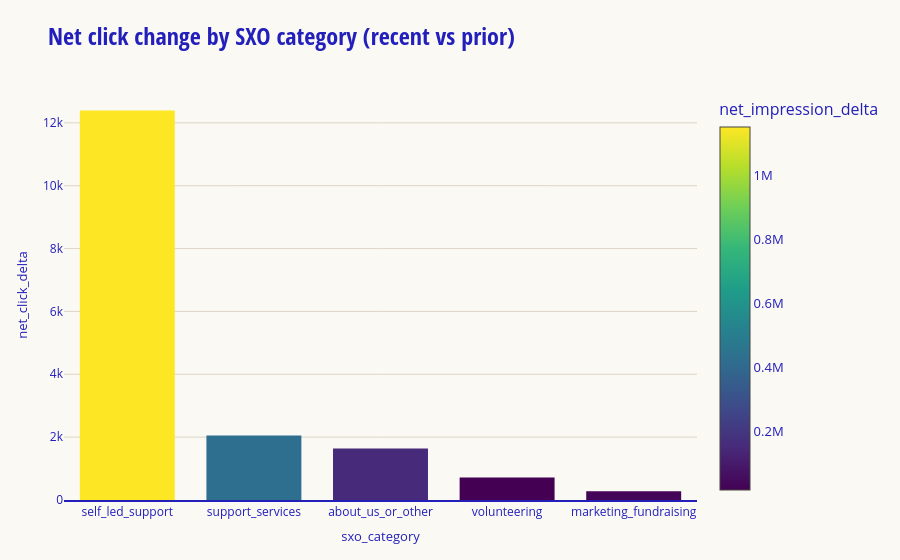

Here is the notebook cell this chart was saved with:
### Markdown cell above
## Chart 3: SXO category impact view

This groups pages into broad SXO categories and compares net movement.

Why this helps:
- Move from page-level noise to strategic pattern detection.
- Spot whether changes are concentrated in crisis support, self-led resources, fundraising, or other areas.

### Code cell
# Optional SXO category lens (simple prefix mapping)
def classify_sxo_category(path: str) -> str:
    if path is None:
        return "about_us_or_other"
    if path.startswith("/get-help/support-toolkit") or path.startswith("/get-help/national-services") or path.startswith("/get-help/hear-from-others"):
        return "self_led_support"
    if path in {
        "/chat",
        "/131114",
        "/text",
        "/get-help/im-thinking-about-suicide",
        "/get-help/i-want-to-talk-to-someone",
        "/get-help/i-want-to-explore-my-options",
        "/get-help/services/crisis-support",
    }:
        return "support_services"
    if path.startswith("/get-involved/volunteer"):
        return "volunteering"
    if (
        path.startswith("/get-involved/fundraising")
        or path.startswith("/get-involved/donate")
        or path == "/about/our-partners/our-corporate-partners"
        or path == "/get-involved/partner-with-us"
    ):
        return "marketing_fundraising"
    return "about_us_or_other"

page_movers["sxo_category"] = page_movers["page_path"].map(classify_sxo_category)
category_summary = (
    page_movers.groupby("sxo_category", as_index=False)
    .agg(
        pages=("page_path", "nunique"),
        recent_clicks=("recent_clicks", "sum"),
        prior_clicks=("prior_clicks", "sum"),
        net_click_delta=("click_delta", "sum"),
        recent_impressions=("recent_impressions", "sum"),
        prior_impressions=("prior_impressions", "sum"),
        net_impression_delta=("impression_delta", "sum"),
    )
    .sort_values("recent_clicks", ascending=False)
)

display(category_summary)

fig_category = px.bar(
    category_summary,
    x="sxo_category",
    y="net_click_delta",
    color="net_impression_delta",
    template="lifeline",
    title="Net click change by SXO category (recent vs prior)",
)
lifeline_theme.add_lifeline_logo(fig_category)
fig_category.show()

### Figure 1 — Plotly figure (JSON) as saved in the notebook; plotly's stock layout.template omitted (floating-point values rounded to 4 significant figures)
{"data": [{"hovertemplate": "sxo_category=%{x}<br>net_click_delta=%{y}<br>net_impression_delta=%{marker.color}<extra></extra>", "legendgroup": "", "marker": {"color": [1152580, 426453, 150132, 16314, 25346], "coloraxis": "coloraxis", "pattern": {"shape": ""}}, "name": "", "orientation": "v", "showlegend": false, "textposition": "auto", "type": "bar", "x": ["self_led_support", "support_services", "about_us_or_other", "volunteering", "marketing_fundraising"], "xaxis": "x", "y": [12393, 2049, 1642, 713, 279], "yaxis": "y"}], "layout": {"barmode": "relative", "coloraxis": {"colorbar": {"title": {"text": "net_impression_delta"}}, "colorscale": [[0, "#440154"], [0.1111, "#482878"], [0.2222, "#3e4989"], [0.3333, "#31688e"], [0.4444, "#26828e"], [0.5556, "#1f9e89"], [0.6667, "#35b779"], [0.7778, "#6ece58"], [0.8889, "#b5de2b"], [1, "#fde725"]]}, "legend": {"tracegroupgap": 0}, "title": {"text": "Net click change by SXO category (recent vs prior)"}, "xaxis": {"anchor": "y", "domain": [0, 1], "title": {"text": "sxo_category"}}, "yaxis": {"anchor": "x", "domain": [0, 1], "title": {"text": "net_click_delta"}}}}
